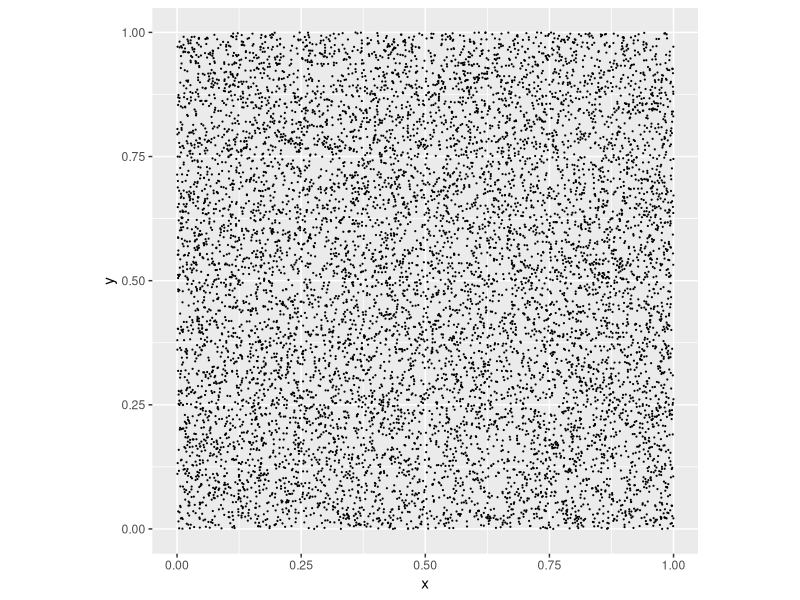
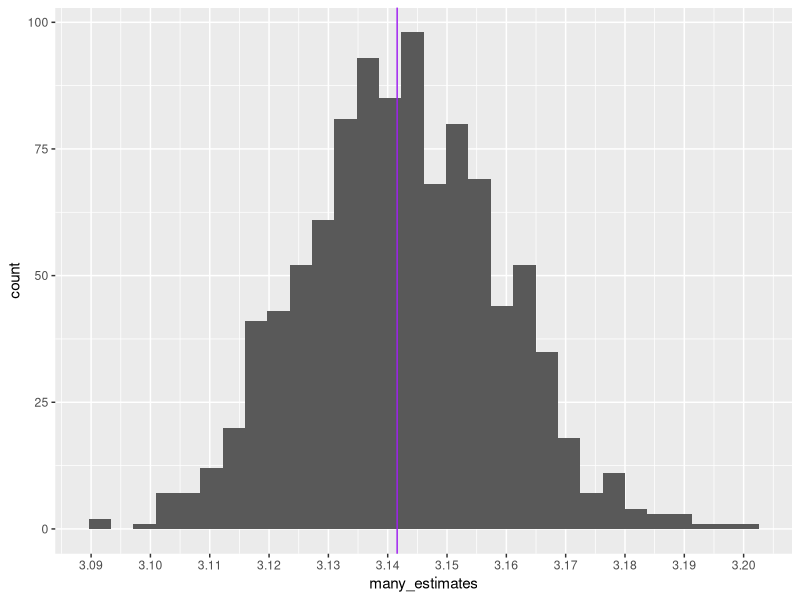

These figures' R source, in order:
## ---- chunk 1
runif(1)
## ---- chunk 2
runif(1)
## ---- chunk 3
runif(15)
## ---- chunk 4
set.seed( 13572468 )
runif( 15 )
## ---- chunk 5
set.seed( 13572468 )
runif( 10 )
runif( 10 )
## ---- chunk 6
suppressPackageStartupMessages( library(tidyverse) )

tibble( 
  x = runif( 10000 ),
  y = runif( 10000 ) ) -> random_points
## ---- chunk 7
head( random_points )
## ---- chunk 8
random_points %>% ggplot( aes( x=x, y=y ) ) + geom_point( size=.1 ) + coord_equal()
## ---- chunk 9
random_points %>%
mutate( distance_to_midpoint = sqrt( (x-0.5)^2 + (y-0.5)^2 ) ) %>%
mutate( in_circle = distance_to_midpoint < 0.5 ) -> random_points_circled

head( random_points_circled )
## ---- chunk 10
pi/4
## ---- chunk 11
pi
## ---- chunk 12
add_two <- function( x ) {
  x + 2
}
## ---- chunk 13
add_two( 10 )
## ---- chunk 14
add_two( -3.7 )
## ---- chunk 15
add_two( 10 )
## ---- chunk 16
add_two( 10 ) * 3
## ---- chunk 17
x <- 15

add_two( 30 ) 
## ---- chunk 18
x
## ---- chunk 19
tibble( 
  x = runif( 10000 ),
  y = runif( 10000 ) ) %>%
mutate( distance_to_middle = sqrt( (x-.5)^2 + (y-.5)^2 ) ) %>%
mutate( in_circle = distance_to_middle < .5 ) %>%
summarise( fraction_in_circle = mean( in_circle ) ) %>%
mutate( estimate_for_pi = fraction_in_circle * 4 ) %>%
pull( estimate_for_pi )
## ---- chunk 20
estimate_pi <- function( n_points ) {
  tibble( 
    x = runif( n_points ),
    y = runif( n_points ) ) %>%
  mutate( distance_to_middle = sqrt( (x-.5)^2 + (y-.5)^2 ) ) %>%
  mutate( in_circle = distance_to_middle < .5 ) %>%
  summarise( fraction_in_circle = mean( in_circle ) ) %>%
  mutate( estimate_for_pi = fraction_in_circle * 4 ) %>%
  pull( estimate_for_pi )
}  
## ---- chunk 21
estimate_pi( 10000 )
## ---- chunk 22
estimate_pi( 10000 )
## ---- chunk 23
estimate_pi( 10000 )
## ---- chunk 24
replicate( 20, { estimate_pi( 10000 ) } )
## ---- chunk 25
many_estimates <- replicate( 1000, { estimate_pi( 10000 ) } )
## ---- chunk 26
tibble( many_estimates ) %>%
ggplot( aes( x=many_estimates ) ) +
  geom_histogram() +
  geom_vline( xintercept = pi, col="purple" ) +
  scale_x_continuous( breaks=seq( 3.07, 3.2, by=0.01) )
## ---- chunk 27
mean( many_estimates )
## ---- chunk 28
sd( many_estimates )
## ---- chunk 29
quantile( many_estimates, c( 0.1, 0.9 ) )
## ---- chunk 30
q10 <- round( quantile( many_estimates, .1 ), 4 )
q90 <- round( quantile( many_estimates, .9 ), 4 )
## ---- chunk 31
quantile( many_estimates, .9 ) - quantile( many_estimates, .1 ) 
